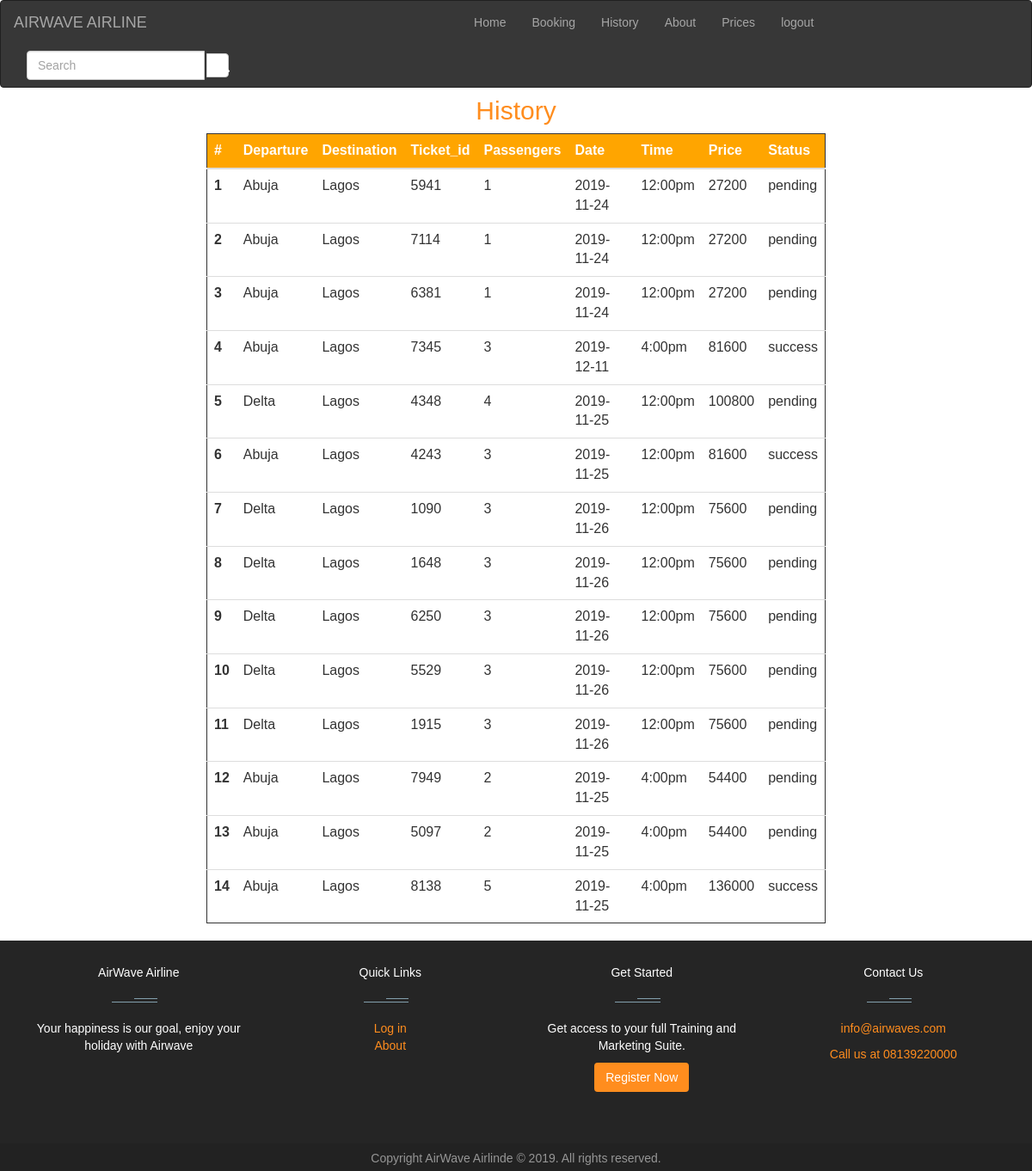
The page /history (signed in) on the database its author committed.
### tables this page shows
CREATE TABLE "booking" (
	"id"	INTEGER NOT NULL PRIMARY KEY AUTOINCREMENT,
	"user_id"	INTEGER NOT NULL,
	"departure"	TEXT,
	"destination"	TEXT,
	"ticket_id"	TEXT,
	"passenger"	INTEGER,
	"date"	TEXT,
	"status"	INTEGER,
	"time"	TEXT,
	"prices"	TEXT
);

### app.py (the view)
@app.route("/history")
def history():
    user_id = session["user_id"]
    print(user_id)
    allusers = db.execute("select * from  booking where user_id=:user_id",user_id=user_id)
    if not allusers :
        flash("No booking history")
        return render_template('userhistory.html')
    return render_template("userhistory.html",allusers=allusers)

### app.py (called while the page is built)
@app.after_request
def after_request(response):
    response.headers["Cache-Control"] = "no-cache, no-store, must-revalidate"
    response.headers["Expires"] = 0
    response.headers["Pragma"] = "no-cache"
    return response

### templates/userhistory.html (shortened to what this page needs)
{% extends "base.html" %}
{% block main %}
<h2 style="text-align: center;color: #ff8d1e;">History</h2>
<div style="width:60% ;margin: 10px auto ; min-height: 80vh;" >
<table class="table" style="border:1px solid ;border-radius:6px;">
    <thead class="thead-dark" style="background-color:orange ;color: white;">
      <tr>
        <th scope="col">#</th>
        <th scope="col">Departure</th>
        <th scope="col">Destination</th>
        <th scope="col">Ticket_id</th>
        <th scope="col">Passengers</th>
        <th scope="col">Date</th>
        <th scope="col">Time</th>
        <th scope="col">Price</th>
        <th scope="col">Status</th>
      </tr>
    </thead>
    <tbody>
        {% for ro in allusers %}
        <tr>
            <th scope="row">{{ loop.index }}</th>
          <td>{{ ro['departure'] }}</td>
          <td>{{ ro['destination']}}</td>
          <td>{{ro['ticket_id']}}</td>
          <td>{{ ro['passenger'] }}</td>
          <td>{{ ro['date'] }}</td>
          <td>{{ ro['time']}}</td>
          <td>{{ro['prices']}}</td>
          <td>{{ ro['status'] }}</td>
            </tr>
        {% endfor %}
      </tbody>
</table>
</div>
{% endblock %}

### static/css/main1.css (style rules this page uses)
body { font-family: Arial, Helvetica, sans-serif; padding:0; margin: 0; }
body { min-height: 100vh; }

### rows shown on the page
booking: departure "Abuja", destination "Lagos", ticket_id "5941", passenger "1", date "2019-11-24", time "12:00pm", prices "27200", status "pending"
booking: departure "Abuja", destination "Lagos", ticket_id "7114", passenger "1", date "2019-11-24", time "12:00pm", prices "27200", status "pending"
booking: departure "Abuja", destination "Lagos", ticket_id "6381", passenger "1", date "2019-11-24", time "12:00pm", prices "27200", status "pending"
booking: departure "Abuja", destination "Lagos", ticket_id "7345", passenger "3", date "2019-12-11", time "4:00pm", prices "81600", status "success"
booking: departure "Delta", destination "Lagos", ticket_id "4348", passenger "4", date "2019-11-25", time "12:00pm", prices "100800", status "pending"
booking: departure "Abuja", destination "Lagos", ticket_id "4243", passenger "3", date "2019-11-25", time "12:00pm", prices "81600", status "success"
booking: departure "Delta", destination "Lagos", ticket_id "1090", passenger "3", date "2019-11-26", time "12:00pm", prices "75600", status "pending"
booking: departure "Delta", destination "Lagos", ticket_id "1648", passenger "3", date "2019-11-26", time "12:00pm", prices "75600", status "pending"
booking: departure "Delta", destination "Lagos", ticket_id "6250", passenger "3", date "2019-11-26", time "12:00pm", prices "75600", status "pending"
booking: departure "Delta", destination "Lagos", ticket_id "5529", passenger "3", date "2019-11-26", time "12:00pm", prices "75600", status "pending"
booking: departure "Delta", destination "Lagos", ticket_id "1915", passenger "3", date "2019-11-26", time "12:00pm", prices "75600", status "pending"
booking: departure "Abuja", destination "Lagos", ticket_id "7949", passenger "2", date "2019-11-25", time "4:00pm", prices "54400", status "pending"
booking: departure "Abuja", destination "Lagos", ticket_id "5097", passenger "2", date "2019-11-25", time "4:00pm", prices "54400", status "pending"
booking: departure "Abuja", destination "Lagos", ticket_id "8138", passenger "5", date "2019-11-25", time "4:00pm", prices "136000", status "success"
